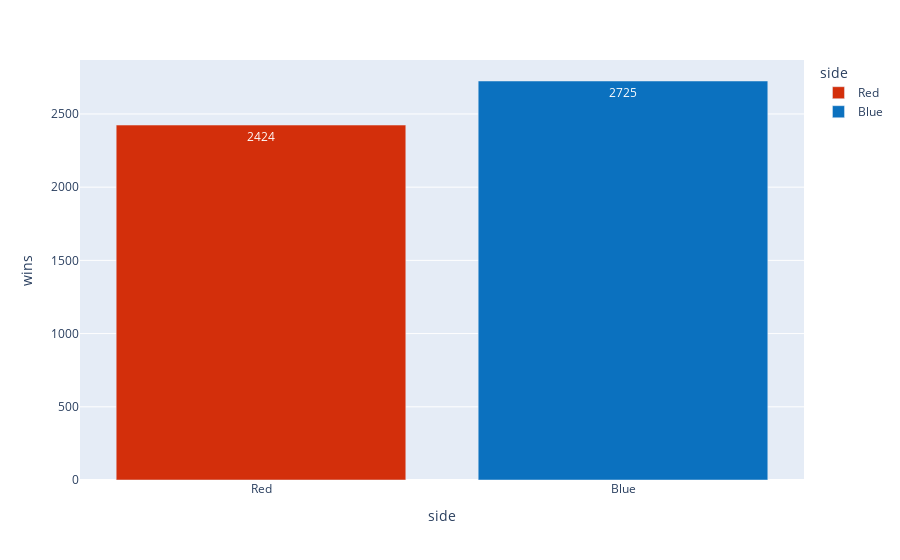

Write notebook code for a chart like this one.
### Code cell
px.bar(wins_multiv, x="side", y="wins",color="side", color_discrete_map={"Red":"#D32F0B", "Blue":"#0B71BF"}, text_auto=True)

### Figure 1 — Plotly figure (JSON) as saved in the notebook; plotly's stock layout.template omitted (floating-point values rounded to 4 significant figures)
{"data": [{"alignmentgroup": "True", "hovertemplate": "side=%{x}<br>wins=%{y}<extra></extra>", "legendgroup": "Red", "marker": {"color": "#D32F0B", "pattern": {"shape": ""}}, "name": "Red", "offsetgroup": "Red", "orientation": "v", "showlegend": true, "textposition": "auto", "texttemplate": "%{y}", "type": "bar", "x": ["Red"], "xaxis": "x", "y": [2424], "yaxis": "y"}, {"alignmentgroup": "True", "hovertemplate": "side=%{x}<br>wins=%{y}<extra></extra>", "legendgroup": "Blue", "marker": {"color": "#0B71BF", "pattern": {"shape": ""}}, "name": "Blue", "offsetgroup": "Blue", "orientation": "v", "showlegend": true, "textposition": "auto", "texttemplate": "%{y}", "type": "bar", "x": ["Blue"], "xaxis": "x", "y": [2725], "yaxis": "y"}], "layout": {"barmode": "relative", "legend": {"title": {"text": "side"}, "tracegroupgap": 0}, "margin": {"t": 60}, "xaxis": {"anchor": "y", "categoryarray": ["Red", "Blue"], "categoryorder": "array", "domain": [0, 1], "title": {"text": "side"}}, "yaxis": {"anchor": "x", "domain": [0, 1], "title": {"text": "wins"}}}}
